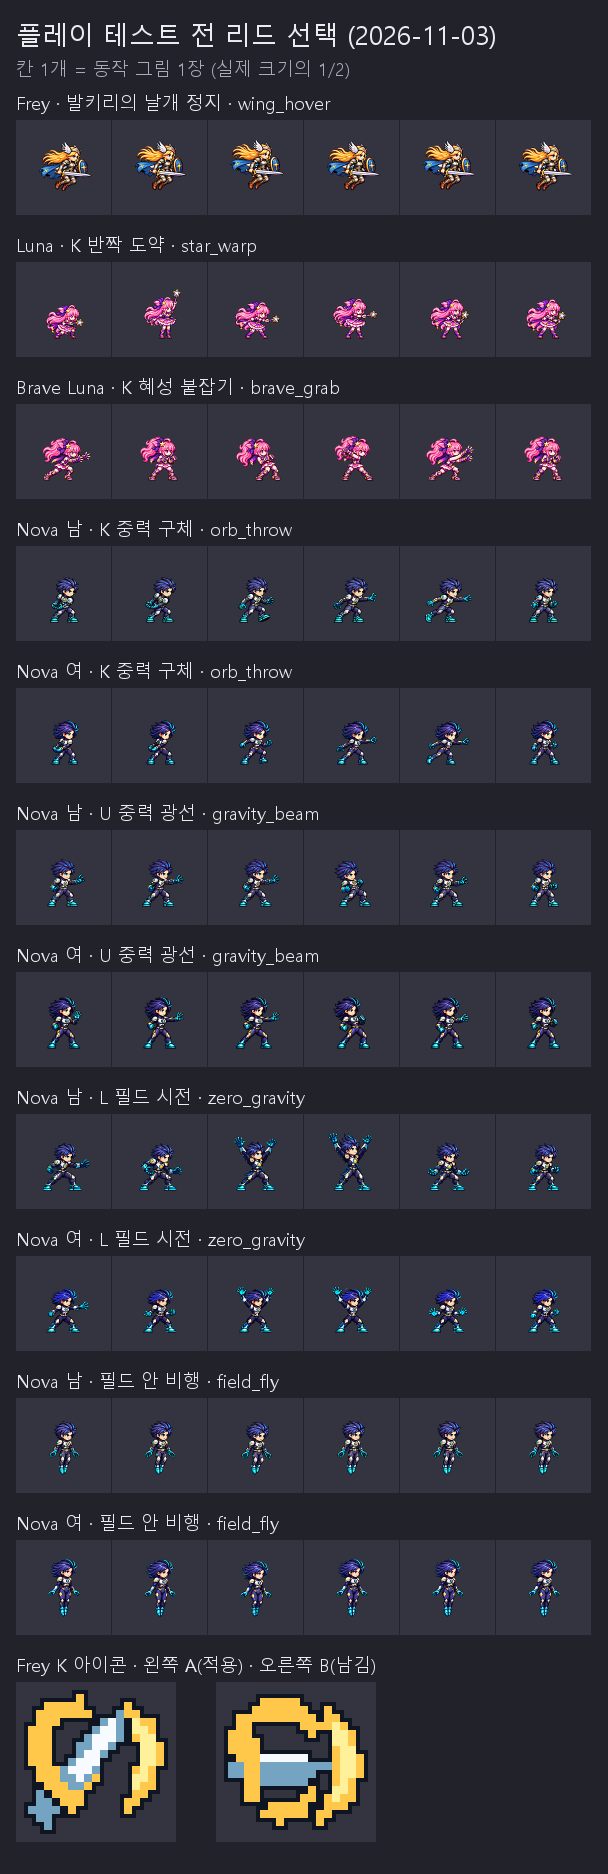

Python code for this plot:
"""Board of the lead's playtest-prep picks (2026-11-03): the adopted body rows and Frey's K icon.

Run from the repository root: python reports/playtest-prep-2026-11-03/board.py
The strips are the candidate files as adopted (192-px cells), drawn at half size.
"""
from pathlib import Path

from PIL import Image, ImageDraw, ImageFont

ROOT = Path(__file__).resolve().parents[2]
BAKEOFF = ROOT / "art" / "bakeoff"
OUT = Path(__file__).resolve().parent / "board.png"
FONT = "C:/Windows/Fonts/malgun.ttf"

ROWS = [
    ("Frey · 발키리의 날개 정지 · wing_hover", "frey/frey-wing_hover-v1"),
    ("Luna · K 반짝 도약 · star_warp", "luna/luna-star_warp-v1"),
    ("Brave Luna · K 혜성 붙잡기 · brave_grab", "luna/luna_brave-brave_grab-v1"),
    ("Nova 남 · K 중력 구체 · orb_throw", "nova/nova_male-orb_throw-v1"),
    ("Nova 여 · K 중력 구체 · orb_throw", "nova/nova_female-orb_throw-v1"),
    ("Nova 남 · U 중력 광선 · gravity_beam", "nova/nova_male-gravity_beam-v1"),
    ("Nova 여 · U 중력 광선 · gravity_beam", "nova/nova_female-gravity_beam-v1"),
    ("Nova 남 · L 필드 시전 · zero_gravity", "nova/nova_male-zero_gravity-v1"),
    ("Nova 여 · L 필드 시전 · zero_gravity", "nova/nova_female-zero_gravity-v1"),
    ("Nova 남 · 필드 안 비행 · field_fly", "nova/nova_male-field_fly-v1"),
    ("Nova 여 · 필드 안 비행 · field_fly", "nova/nova_female-field_fly-v1"),
]
CELL = 96
LABEL_H = 30
PAD = 16
BG = (34, 34, 42)
CELL_BG = (52, 52, 64)
TEXT = (235, 235, 240)
DIM = (170, 170, 185)

title_font = ImageFont.truetype(FONT, 26)
label_font = ImageFont.truetype(FONT, 18)

strip_w = CELL * 6
icon_block_h = 40 * 4 + LABEL_H + PAD
width = PAD * 2 + strip_w
height = PAD + 74 + len(ROWS) * (LABEL_H + CELL + PAD) + icon_block_h + PAD
board = Image.new("RGB", (width, height), BG)
draw = ImageDraw.Draw(board)
draw.text((PAD, PAD), "플레이 테스트 전 리드 선택 (2026-11-03)", font=title_font, fill=TEXT)
draw.text((PAD, PAD + 40), "칸 1개 = 동작 그림 1장 (실제 크기의 1/2)", font=label_font, fill=DIM)

y = PAD + 74
for label, stem in ROWS:
    draw.text((PAD, y), label, font=label_font, fill=TEXT)
    y += LABEL_H
    strip = Image.open(BAKEOFF / f"{stem}.png").convert("RGBA")
    half = strip.resize((strip_w, CELL), Image.Resampling.BOX)
    for frame in range(6):
        draw.rectangle((PAD + frame * CELL, y, PAD + (frame + 1) * CELL - 2, y + CELL - 2), fill=CELL_BG)
    board.paste(half, (PAD, y), half)
    y += CELL + PAD

draw.text((PAD, y), "Frey K 아이콘 · 왼쪽 A(적용) · 오른쪽 B(남김)", font=label_font, fill=TEXT)
y += LABEL_H
for index, name in enumerate(("frey_k-a-v1", "frey_k-b-v1")):
    icon = Image.open(BAKEOFF / "skill_icons" / "frey" / f"{name}.png").convert("RGBA")
    big = icon.resize((160, 160), Image.Resampling.NEAREST)
    x = PAD + index * 200
    draw.rectangle((x, y, x + 159, y + 159), fill=CELL_BG)
    board.paste(big, (x, y), big)
board.save(OUT)
print(f"{OUT.name}: {board.size}")
